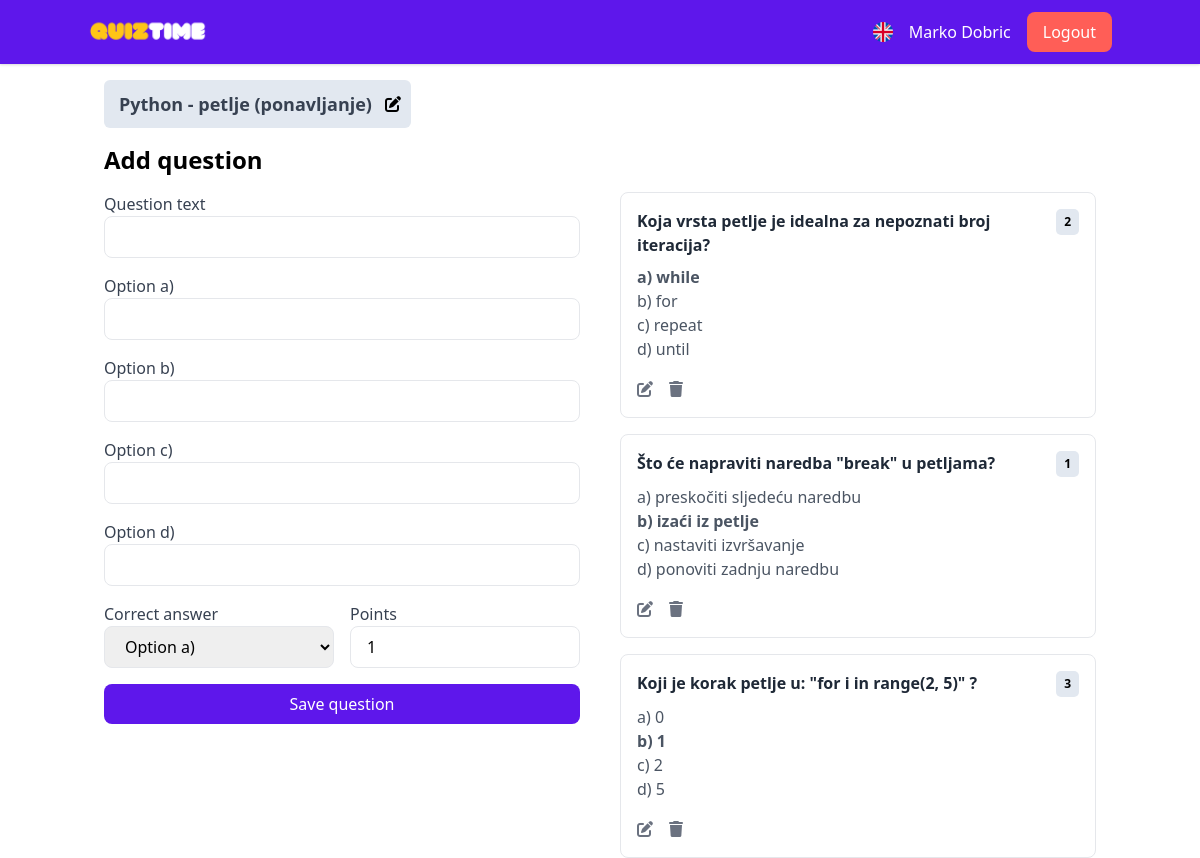
/exam_data/3 (signed in), run on the app's committed database.
### app/models.py (models this page shows, shortened)
class User(db.Model, UserMixin):
    id = db.Column(db.Integer, primary_key=True)
    first_name = db.Column(db.String(50), nullable=False)
    last_name = db.Column(db.String(50), nullable=False)
    email = db.Column(db.String(120), unique=True, nullable=False)
    password_hash = db.Column(db.String(128), nullable=False)
    role = db.Column(db.String(10), nullable=False)

class Exam(db.Model):
    id = db.Column(db.Integer, primary_key=True)
    name = db.Column(db.String(100), nullable=False)
    code = db.Column(db.String(6), unique=True, nullable=False)
    created_by = db.Column(db.Integer, db.ForeignKey('user.id'), nullable=False)
    active = db.Column(db.String(20), nullable=False, default='not_started')
    questions = db.relationship('Question', backref='exam', lazy=True, cascade="all, delete-orphan")
    scores = db.relationship('Score', backref='exam', lazy=True, cascade="all, delete-orphan")

class Question(db.Model):
    id = db.Column(db.Integer, primary_key=True)
    exam_id = db.Column(db.Integer, db.ForeignKey('exam.id'), nullable=False)
    question_text = db.Column(db.String(200), nullable=False)
    option_a = db.Column(db.String(100), nullable=False)
    option_b = db.Column(db.String(100), nullable=False)
    option_c = db.Column(db.String(100), nullable=False)
    option_d = db.Column(db.String(100), nullable=False)
    correct_answer = db.Column(db.String(1), nullable=False)
    points = db.Column(db.Integer, nullable=False)

### app/routes.py (the view, shortened to what this page needs)
@bp.route('/exam_data/<int:exam_id>', methods=['GET', 'POST'])
@login_required
def exam_data(exam_id):
    exam = Exam.query.get_or_404(exam_id)
    questions = Question.query.filter_by(exam_id=exam.id).all()
    return render_template('exam_data.html', exam=exam, questions=questions)

### app/__init__.py (called while the page is built)
def get_translation(key):
    lang = session.get('lang', 'en') #default is en
    return translations.get(lang, {}).get(key, key)

def create_app():
    app = Flask(__name__)
    app.config.from_object('app.config.Config')
    db.init_app(app)
    login_manager.init_app(app)
    socketio.init_app(app)
    migrate.init_app(app, db)
    try:
        os.makedirs(app.instance_path)
    except OSError:
        pass
    from .routes import bp as main_bp
    app.register_blueprint(main_bp)
    with app.app_context():
        db.create_all()
    from .models import User, Exam, Question, Score
    @login_manager.user_loader
    def load_user(user_id):
        return User.query.get(int(user_id))
    login_manager.login_view = 'main.login'
    @app.context_processor
    def inject_translation():
        return dict(get_translation=get_translation)
    return app

### app/templates/exam_data.html (shortened to what this page needs)
<!DOCTYPE html>
<html lang="en">
<head>
    <link rel="stylesheet" href="https://cdnjs.cloudflare.com/ajax/libs/tailwindcss/2.2.19/tailwind.min.css">
    <link rel="stylesheet" href="https://cdnjs.cloudflare.com/ajax/libs/font-awesome/6.0.0-beta3/css/all.min.css">
</head>
<body class="bg-white">
    <nav class="fixed w-full top-0 bg-gray-50 p-2 shadow" style="background-color: #5e17eb;">
        <div class="container mx-auto flex items-center justify-between">
            <div class="flex items-center">
                <a href="{{ url_for('main.index') }}">
                    <img src="{{ url_for('static', filename='img/logo.png') }}" alt="Logo" class="h-12 w-17">
                </a>
            </div>
            <div class="flex items-center space-x-4">
                {% if session.get('lang', 'en') == 'en' %}
                <a href="{{ url_for('main.set_language', language='hr') }}">
                    <img src="{{ url_for('static', filename='img/uk.png') }}" alt="Switch to Croatian"
                        class="flag-icon">
                </a>
                {% else %}
                <a href="{{ url_for('main.set_language', language='en') }}">
                    <img src="{{ url_for('static', filename='img/hr.png') }}" alt="Switch to English" class="flag-icon">
                </a>
                {% endif %}
                <span class="username-text font-medium">{{ current_user.first_name }} {{ current_user.last_name
                    }}</span>
                <a href="{{ url_for('main.logout') }}" class="text-white logout-button px-4 py-2 rounded-lg">{{
                    get_translation('logout') }}
                </a>
            </div>
        </div>
    </nav>
    <div class="container mx-auto mt-20 px-4">
        <div class="flex items-center">
            <div id="examNameContainer" class="edit-exam-name-container">
                <h2 id="examName" class="exam-name-text text-lg font-semibold text-gray-700">{{ exam.name }}</h2>
                <span id="editIcon" class="ml-2 cursor-pointer"><i class="fas fa-edit"></i></span>
            </div>
        </div>
        <h2 class="text-2xl font-semibold mb-4 text-[#5e17eb]">{{ get_translation('add_question') }}</h2>
        <div class="flex flex-col md:flex-row space-y-6 md:space-y-0 md:space-x-10">
            <div class="md:w-1/2">
                <form action="{{ url_for('main.exam_data', exam_id=exam.id) }}" method="post" class="space-y-4">
                    <div>
                        <label for="question_text" class="block text-gray-700">{{ get_translation('question_text')
                            }}</label>
                        <input type="text" id="question_text" name="question_text"
                            class="w-full px-4 py-2 border rounded-lg focus:outline-none focus:ring-2 focus:ring-blue-500"
                            required>
                    </div>
                    <div>
                        <label for="option_a" class="block text-gray-700">{{ get_translation('option_a') }}</label>
                        <input type="text" id="option_a" name="option_a"
                            class="w-full px-4 py-2 border rounded-lg focus:outline-none focus:ring-2 focus:ring-blue-500"
                            required>
                    </div>
                    <div>
                        <label for="option_b" class="block text-gray-700">{{ get_translation('option_b') }}</label>
                        <input type="text" id="option_b" name="option_b"
                            class="w-full px-4 py-2 border rounded-lg focus:outline-none focus:ring-2 focus:ring-blue-500"
                            required>
                    </div>
                    <div>
                        <label for="option_c" class="block text-gray-700">{{ get_translation('option_c') }}</label>
                        <input type="text" id="option_c" name="option_c"
                            class="w-full px-4 py-2 border rounded-lg focus:outline-none focus:ring-2 focus:ring-blue-500"
                            required>
                    </div>
                    <div>
                        <label for="option_d" class="block text-gray-700">{{ get_translation('option_d') }}</label>
                        <input type="text" id="option_d" name="option_d"
                            class="w-full px-4 py-2 border rounded-lg focus:outline-none focus:ring-2 focus:ring-blue-500"
                            required>
                    </div>
                    <div class="flex space-x-4">
                        <div class="w-1/2">
                            <label for="correct_answer" class="block text-gray-700">{{ get_translation('correct_answer')
                                }}
                            </label>
                            <select id="correct_answer" name="correct_answer"
                                class="w-full px-4 py-2 border rounded-lg focus:outline-none focus:ring-2 focus:ring-blue-500"
                                required>
                                <option value="a">{{ get_translation('option_a') }}</option>
                            </select>
                        </div>
                        <div class="w-1/2">
                            <label for="points" class="block text-gray-700">{{ get_translation('points') }}</label>
                            <input type="number" id="points" name="points"
                                class="w-full px-4 py-2 border rounded-lg focus:outline-none focus:ring-2 focus:ring-blue-500"
                                value="1" min="1" required>
                        </div>
                    </div>
                    <button type="submit"
                        class="w-full save-button text-white py-2 rounded-lg focus:outline-none focus:ring-2 focus:ring-blue-500">
                        {{ get_translation('save_question') }}
                    </button>
                </form>
            </div>
            <div class="md:w-1/2">
                <div id="questions_list" class="space-y-4">
                    {% for question in questions %}
                    <div class="bg-white p-4 rounded-lg exam-item">
                        <div class="flex justify-between">
                            <h5 class="font-semibold text-gray-800">{{ question.question_text }}</h5>
                            <p class="points-badge">{{ question.points }}</p>
                        </div>
                        <ul class="mt-2 text-gray-600">
                            <li{% if question.correct_answer=='a' %} class="font-bold" {% endif %}>a) {{
                                question.option_a }}</li>
                                <li{% if question.correct_answer=='b' %} class="font-bold" {% endif %}>b) {{
                                    question.option_b }}</li>
                                    <li{% if question.correct_answer=='c' %} class="font-bold" {% endif %}>c) {{
                                        question.option_c }}</li>
                                        <li{% if question.correct_answer=='d' %} class="font-bold" {% endif %}>d) {{
                                            question.option_d }}</li>
                        </ul>
                        <div class="flex space-x-4 mt-4">
                            <span class="edit-delete-text" data-question-id="{{ question.id }}"
                                data-question-text="{{ question.question_text }}"
                                data-option-a="{{ question.option_a }}" data-option-b="{{ question.option_b }}"
                                data-option-c="{{ question.option_c }}" data-option-d="{{ question.option_d }}"
                                data-correct-answer="{{ question.correct_answer }}"
                                data-points="{{ question.points }}"><i class="fas fa-edit"></i></span>
                            <form action="{{ url_for('main.delete_question', question_id=question.id) }}" method="post"
                                style="display:inline;">
                                <button type="submit"
                                    class="edit-delete-text delete-button bg-transparent border-none p-0"><i
                                        class="fas fa-trash"></i></button>
                            </form>
                        </div>
                    </div>
                    {% endfor %}
                </div>
            </div>
        </div>
    </div>
</body>
</html>

### app/templates/exam_data.html (style rules this page uses)
body { background-color: #ffffff; }
nav { background-color: #5e17eb; }
.flag-icon { width: 20px; height: 20px; cursor: pointer; }
.username-text { color: #ffffff; }
.logout-button { background-color: #ff5e57; }
.save-button { background-color: #5e17eb; }
.edit-delete-text { color: #6b7280; cursor: pointer; }
.exam-item { border: 1px solid #e5e7eb; padding: 16px; border-radius: 8px; }
.points-badge { background-color: #e2e8f0; color: black; font-weight: bold; height: 26px; padding: 4px 8px; border-radius: 5px; display: inline; font-size: 0.75rem; }
.edit-exam-name-container { display: inline-flex; align-items: center; padding: 5px 10px; background-color: #e2e8f0; border-radius: 0.375rem; margin-bottom: 16px; margin-right: 8px; }
.exam-name-text { padding: 5px; }

### data on the page
User: first_name "Marko", last_name "Dobric"
Exam: name "Python - petlje (ponavljanje)"
Question: question_text "Koja vrsta petlje je idealna za nepoznati broj iteracija?", points "2", option_a "while", option_b "for", option_c "repeat", option_d "until"
Question: question_text "Što će napraviti naredba \"break\" u petljama?", points "1", option_a "preskočiti sljedeću naredbu", option_b "izaći iz petlje", option_c "nastaviti izvršavanje", option_d "ponoviti zadnju naredbu"
Question: question_text "Koji je korak petlje u: \"for i in range(2, 5)\" ?", points "3", option_a "0", option_b "1", option_c "2", option_d "5"

### other printed values
{{ get_translation('logout') }} "Logout"
{{ get_translation('add_question') }} "Add question"
{{ get_translation('question_text') }} "Question text"
{{ get_translation('option_a') }} "Option a)"
{{ get_translation('option_b') }} "Option b)"
{{ get_translation('option_c') }} "Option c)"
{{ get_translation('option_d') }} "Option d)"
{{ get_translation('correct_answer') }} "Correct answer"
{{ get_translation('points') }} "Points"
{{ get_translation('save_question') }} "Save question"
form field correct_answer "Option a)"
